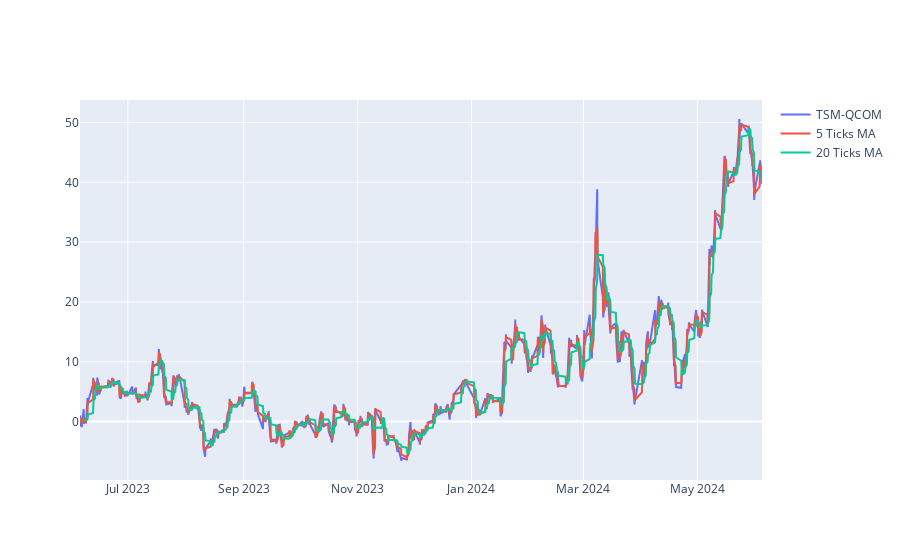

Source (notebook cell):
### Code cell
# Plot the difference and its moving average

fig = go.Figure()
fig.add_trace(go.Scatter(x=tsm_qcom_dif.index, y=tsm_qcom_dif, name='TSM-QCOM'))
fig.add_trace(go.Scatter(x=tsm_qcom_dif.index, y=tsm_qcom_dif.rolling(window=5).mean(), name='5 Ticks MA'))
fig.add_trace(go.Scatter(x=tsm_qcom_dif.index, y=tsm_qcom_dif.rolling(window=20).mean(), name='20 Ticks MA'))

fig.show()

### Figure 1 — Plotly figure (JSON) as saved in the notebook; plotly's stock layout.template omitted (floating-point values rounded to 4 significant figures; data arrays with more than 128 entries replaced by an {"elided": "..."} marker saying what was removed)
{"data": [{"name": "TSM-QCOM", "type": "scatter", "x": {"elided": "1756 str values"}, "y": {"elided": "1756 float values"}}, {"name": "5 Ticks MA", "type": "scatter", "x": {"elided": "1756 str values"}, "y": {"elided": "1756 float values"}}, {"name": "20 Ticks MA", "type": "scatter", "x": {"elided": "1756 str values"}, "y": {"elided": "1756 float values"}}], "layout": {}}
